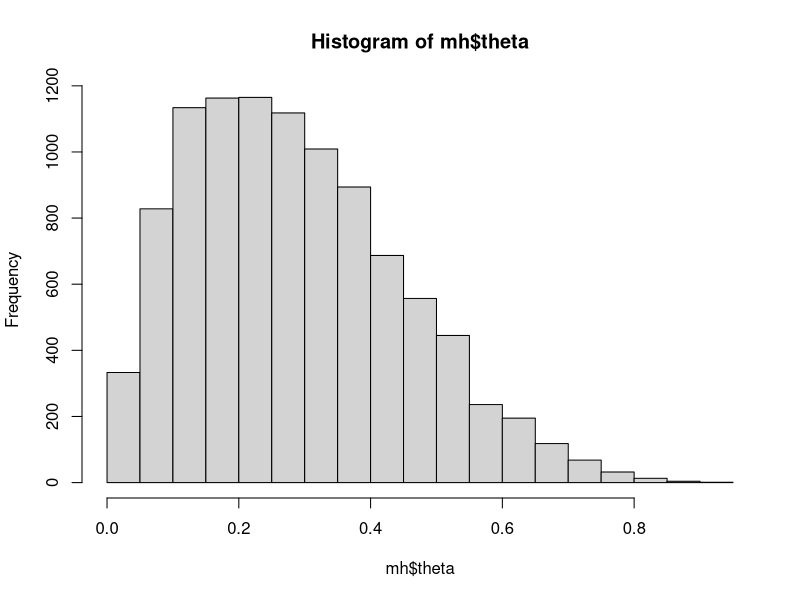
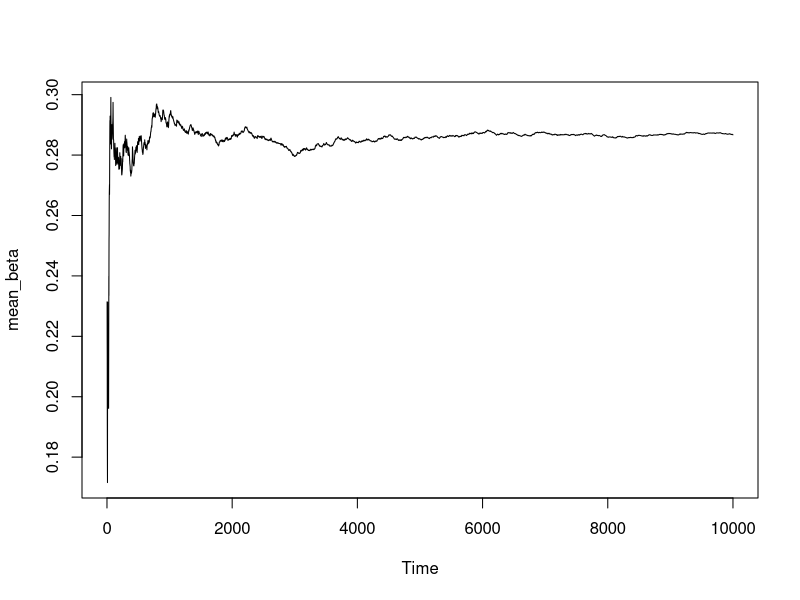

Write the R code that produced these figures, in order.
library(matrixcalc)
library(mvtnorm)

# Metropolis Hastings -------------------------------------------------------------------------


NIG_prior <- function(theta, mu_0, sigma_0, nu_0, beta_0) {

  # Normal prior for mean
  N <- pnorm(x, nu_0, sigma_0)

  # Inverse Gamma prior for variance
  IG <- 1 / dgamma(x, nu_0, beta_0)

  return(N * IG)
}

likelihood <- function(X, mu, sigma) {

  # likelihood
  l <- dmvnorm(X, mu, sigma)

  return(cumprod(l))
}


# posterior <- function() {
#
#
#
# }

trunc_norm <- function(x) {
  if (!is.null(dim(x))) {
    d <- max(dim(x))
  }
  else {
    d <- length(x)
  }

  return(
    dmvnorm(abs(x), mean = matrix(0, nrow = d, ncol = 1), sigma = diag(d))
  )
}

n <- 10000
A <- cbind(seq(-2, 2, 1e-3), seq(-2, 2, 1e-3))
resu <- vector(mode = "numeric", length = nrow(A))
for (i in 1:nrow(A)) {
  resu[i] <- trunc_norm(A[i, ])
}


target <- function(x) {
  return(dbeta(x, shape1 = 2, shape2 = 5))
}

proposal <- function(x=0, mean=0, type="pdf") {
  # rmvnorm(1, mean = matrix(0, nrow = d, ncol = 1))
  
  if (type=="pdf") {
    return(1)
  } else if (type=="rv"){
    return(runif(1))
  }
  
  
}




# Metropolis-Hastings
metropolis_hastings <- function(target, proposal, niter = 100, d) {
  theta <- matrix(NA, nrow = niter, ncol = d)
  alpha <- vector(mode="numeric", length = niter)
  # 1.) draw initial value
  # 2.) repeat fot i in 1,...,niter
  theta_last <-  proposal(x=0, mean = theta_last, type="rv")
    for (i in 1:niter) {

      # a.) draw caindidate theta*
      theta_cand <- proposal(x=0, mean = theta_last, type="rv")
      # dmvnorm(theta_last, mean=theta_cand)
      # dmvnorm(theta_cand, mean=theta_last)
      # b.) calc alpha
      alpha[i] <- (target(theta_cand) * proposal(theta_last, mean = theta_cand)) / (target(theta_last) * proposal(theta_cand, mean = theta_last))
      # c.)

      if (alpha[i] >= 1) {
        # accept draw
        theta[i] <- theta_cand
        theta_last <- theta_cand
      } else {
        if (alpha[i] > runif(1)) {
          theta[i] <- theta_cand
          theta_last <- theta_cand
        }
        else {
          # accept with prop alpha
          theta[i] <- theta_last
          # theta_last=theta_cand
        }
      }
    }
  
  return(list(theta = theta, alpha = alpha))
}


mh <- metropolis_hastings(target, proposal, niter = 1e4, d=1)

hist(mh$theta)
mean(mh$theta)
var(mh$theta)


mean_beta <- cumsum(mh$theta)/c(1:length(mh$theta))

plot.ts(mean_beta)
